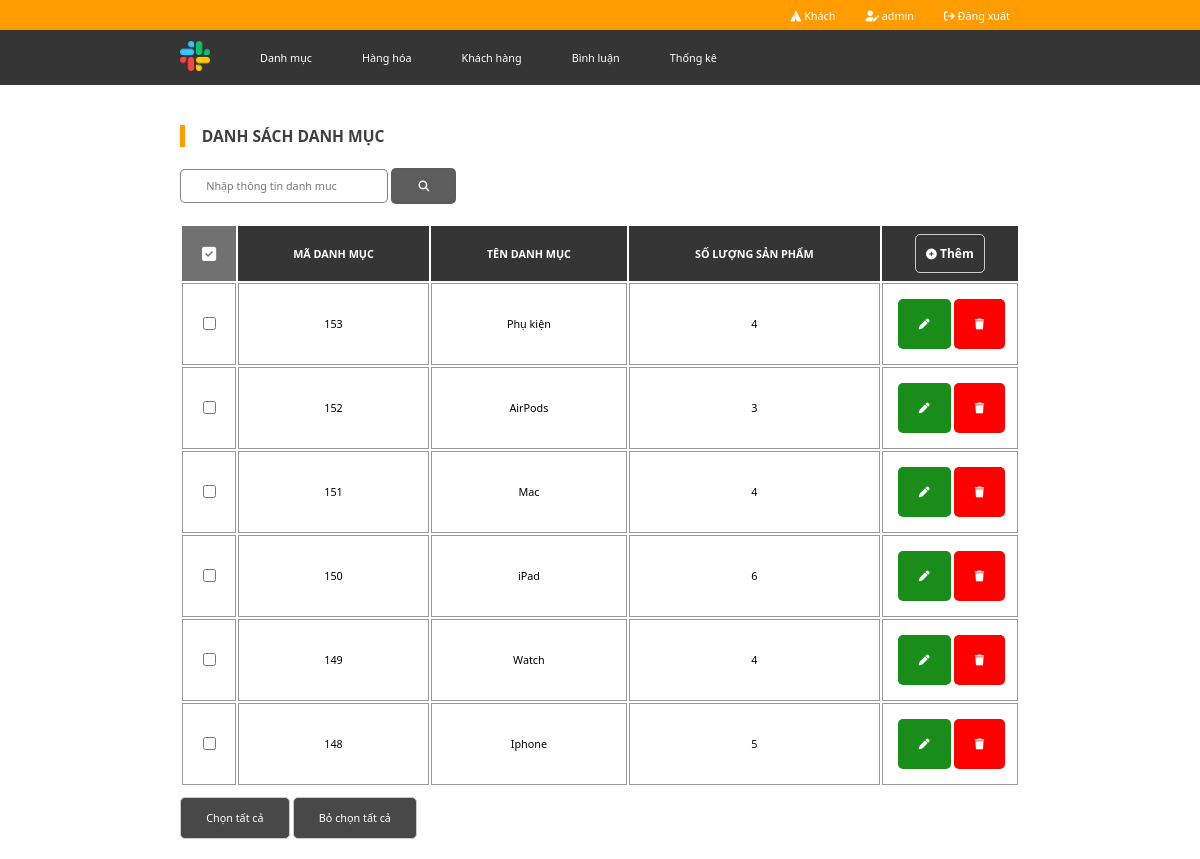
Screenshot of /admin/index.php (signed in) with the database file from the repository.
### tables this page shows
CREATE TABLE `danhmuc` (
  `id` int(11) NOT NULL,
  `name` varchar(255) NOT NULL
);

### model/pdo.php (called while the page is built, shortened)
<?php
function pdo_get_connection(){
    $servername = "localhost";
    $username = "root";
    $password = "";
    try {
        $conn = new PDO("mysql:host=$servername;dbname=ph31572_wd18319_dam", $username, $password);
        $conn->setAttribute(PDO::ATTR_ERRMODE, PDO::ERRMODE_EXCEPTION);
        return $conn;
    } catch(PDOException $e) {
        echo "Connection failed: " . $e->getMessage();
    }
}
function pdo_query($sql){
    $sql_args=array_slice(func_get_args(),1);
    try{
        $conn=pdo_get_connection();
        $stmt=$conn->prepare($sql);
        $stmt->execute($sql_args);
        $rows=$stmt->fetchAll();
        return $rows;
    }
    catch(PDOException $e){
        throw $e;
    }
    finally{
        unset($conn);
    }
}
function pdo_query_one($sql){
    $sql_args=array_slice(func_get_args(),1);
    try{
        $conn=pdo_get_connection();
        $stmt=$conn->prepare($sql);
        $stmt->execute($sql_args);
        $row=$stmt->fetch(PDO::FETCH_ASSOC);
        return $row;
    }
    catch(PDOException $e){
        throw $e;
    }
    finally{
        unset($conn);
    }
}

### model/danhmuc.php (called while the page is built, shortened)
<?php
    function list_danhmuc($kyw) {
        $sql = "SELECT * from danhmuc where 1";
        $sql.= "  order by id desc";
        return pdo_query($sql);
    }
    function sl_sanpham($id) {
        $sql = "SELECT COUNT(*) from sanpham where iddm ='$id'";
        return pdo_query_one($sql);
    }

### admin/danhmuc/list.php (the view, shortened to what this page needs)
<div class="row">
    <div class="row">
        <h4 class="title_cate">DANH SÁCH DANH MỤC</h4>
    </div>
    <form action="index.php?act=listdm" method="POST" class="row formsearch">
        <input id="search" type="text" name="kyw" placeholder="Nhập thông tin danh muc">
        <button type="submit" name="search"><i class="fa-solid fa-magnifying-glass"></i></button>
    </form>
    <form action="index.php?act=xoadm" method="POST" class="row formcontent">
        <div class="row mb10 formds">
            <table>
                <tr>
                    <th><i class="fa-solid fa-square-check fa-xl"></i></th>
                    <th>MÃ DANH MỤC</th>
                    <th>TÊN DANH MỤC</th>
                    <th>SỐ LƯỢNG SẢN PHẨM</th>
                    <th>
                        <a href="index.php?act=adddm">
                            <i class="fa-solid fa-circle-plus"></i> Thêm
                        </a>
                    </th>
                </tr>
                <?php if (count($list_danhmuc) == 0) { ?>
                    <tr>
                        <td style="text-align:center" colspan="5">Chưa có danh mục sản phẩm nào</td>
                    </tr>
                    <?php } else {
                    foreach ($list_danhmuc as $dm) {
                        extract($dm);
                        $suadm = "index.php?act=suadm&id=" . $id;
                        $xoadm = "index.php?act=xoadm&id=" . $id;
                    ?>
                        <tr>
                            <td><input name="checkbox[]" value=<?= $id ?> type="checkbox"></td>
                            <td><?= $id ?></td>
                            <td><?= $name ?></td>
                            <td><?= $sl = join(', ', sl_sanpham($id)) ?></td>
                            <td>
                                <div class="btnbox">
                                    <button class="button edit">
                                        <a href="<?= $suadm ?>"><i class="fa-solid fa-pen"></i></a>
                                    </button>
                                    <button class="button delete">
                                        <a onclick="return confirm(` Xóa các danh mục này ?\n\n[ ! ] Việc này cũng sẽ xóa các thông tin liên quan :\n* Sản phẩm của danh mục\n* Bình luận về sản phẩm`)" href="<?= $xoadm ?>"><i class="fa-solid fa-trash"></i></a>
                                    </button>
                                </div>
                            </td>
                        </tr>
                    <?php } ?>
                <?php } ?>
            </table>
        </div>
        <div class="row mb20">
            <input type="button" onclick="checkAll()" value="Chọn tất cả" />
            <input type="button" onclick="checkRemoveAll()" value="Bỏ chọn tất cả" />
        </div>
    </form>
</div>

### css/style.css (style rules this page uses)
* { box-sizing: border-box; font-family: 'Segoe UI', Tahoma, Geneva, Verdana, sans-serif; font-size: 0.9vw; transition: 0.3s; }
body { margin: 0; }
a { text-decoration: none; color: #353535; }
.row { float: left; width: 100%; }
.mb10 { margin-bottom: 10px; }
.title_cate { padding-left: 2%; border-left: 5px solid rgba(255, 156, 0, 1); }
h4 { font-size: 1.3vw; color: rgba(53, 53, 53, 0.95); }
.searchbox input[type='submit'], .formtaikhoan input[type="submit"], .formcontent input[type="submit"], .formcontent input[type="reset"], .formcontent input[type="button"] { border: 1px #ccc solid; color: white; background: rgba(53, 53, 53, 0.90); padding: 1.5% 3%; border-radius: 5px; }
.formcontent { padding: 20px 0; }
.formds table { width: 100%; }
.formds table th { padding: 20px; text-align: center; margin: 5px; background-color: rgba(53, 53, 53, 1); color: white; }
.formds table th:first-child { width: 2%; background-color: rgba(53, 53, 53, 0.7); }
.formds table th:last-child { width: 13%; padding: 0; }
.formds table th:last-child a { border: 1px solid #ccc; padding: 10px; border-radius: 5px; font-size: 1vw; color: #fff; }
.formds table td { padding: 15px; text-align: center; border: 1px #999 solid; }
.btnbox { display: flex; justify-content: space-evenly; align-items: center; }
.button { color: white; border: none; transition: 0.5s; width: fit-content; height: fit-content; height: 50px; border-radius: 5px; }
.button a { color: white; text-decoration: none; padding: 15px; width: 100%; }
.edit { background-color: rgba(0, 128, 0, 0.9); margin-right: 3%; }
.delete { background-color: rgba(255, 0, 0, 1); }
.formsearch input[type='text'], .formsearch select { border: 1px solid rgba(53, 53, 53, 0.6); padding: 1% 3%; border-radius: 5px; }
.formsearch button { padding: 1% 3%; color: #fff; background-color: rgba(53, 53, 53, 0.8); border: 2px solid rgba(53, 53, 53, 0.01); border-radius: 5px; }

### rows the page displays
danhmuc: id "153", name "Phụ kiện", id "4"
danhmuc: id "152", name "AirPods", id "3"
danhmuc: id "151", name "Mac", id "4"
danhmuc: id "150", name "iPad", id "6"
danhmuc: id "149", name "Watch", id "4"
danhmuc: id "148", name "Iphone", id "5"

### other values shown
$_SESSION['nameuser'] "admin"
